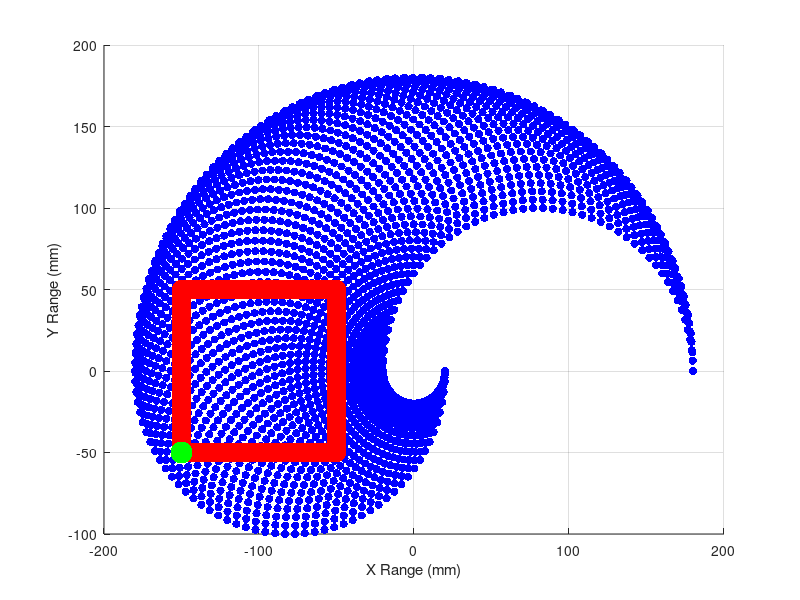

MATLAB code for this plot: (Note: this script raises an error after producing the figure.)
close all; clear; clc;

%% Find range of motion

L1 = 80;
L2 = 100;

theta1 = linspace(0, pi, 50);
theta2 = theta1;
x = zeros(numel(theta1),1);
y = zeros(numel(theta1),1);

figure; hold on;
ii = 1;
for t1 = theta1
    for t2 = theta2
        x(ii) = L1*cos(t1) + L2*cos(t1 + t2);
        y(ii) = L1*sin(t1) + L2*sin(t1 + t2);
        ii = ii+1;
    end
end

scatter(x, y, 'b', 'filled')
grid;
xlabel("X Range (mm)")
ylabel("Y Range (mm)")

%% draw possible rectangle, user input

% rectangle
w = 100;
h = 100;
dd = .25; % points per 1mm
btmLeft = [-150, -50];

xrect = [linspace(btmLeft(1), btmLeft(1)+w, w*dd), (btmLeft(1)+w)*ones(1, h*dd),...
    linspace(btmLeft(1)+w, btmLeft(1), w*dd), (btmLeft(1))*ones(1, h*dd)];
yrect = [(btmLeft(2))*ones(1, w*dd), linspace(btmLeft(2), btmLeft(2)+h, h*dd),...
    (btmLeft(2)+h)*ones(1, w*dd), linspace(btmLeft(2)+h, btmLeft(2), h*dd)];

scatter(xrect, yrect, 200, 'r', 'filled')

scatter(btmLeft(1), btmLeft(2), 250, 'g', 'filled')

%% Find angle values of two arms

th1 = zeros(1, numel(xrect));
th2 = th1;

for ii=1:1:numel(xrect)
    th3 = atan2(yrect(ii), xrect(ii));
    L3 = sqrt(xrect(ii)^2 + yrect(ii)^2);

    c_base  = (L1^2 + L3^2 - L2^2) / (2*L1*L3);    % angle at base
    c_elbow = (L1^2 + L2^2 - L3^2) / (2*L1*L2);    % interior angle at elbow
    alpha = acos(max(-1, min(1, c_base)));
    gamma = acos(max(-1, min(1, c_elbow)));

    th1(ii) = mod(th3 - alpha, 2*pi);   % wrap into [0, 2*pi)
    th2(ii) = pi - gamma;    

end

writematrix(th1, 'outTheta1.csv');
writematrix(th2, 'outTheta2.csv');

%disp(th1)
%disp(th2)


%% Re-visualize

theta1new = th1;
theta2new = th2;
xnew = zeros(numel(theta1new),1);
ynew = zeros(numel(theta1new),1);

ii = 1;
for t1 = theta1new
    t2 = theta2new(ii);
    xnew(ii) = L1*cos(t1) + L2*cos(t1 + t2);
    ynew(ii) = L1*sin(t1) + L2*sin(t1 + t2);
    ii = ii+1;
    
end

scatter(xnew, ynew, 75, 'k', 'filled')
